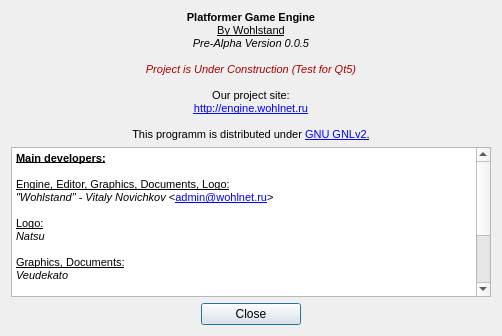
<?xml version="1.0" encoding="UTF-8"?>
<ui version="4.0">
 <class>aboutDialog</class>
 <widget class="QDialog" name="aboutDialog">
  <property name="windowModality">
   <enum>Qt::ApplicationModal</enum>
  </property>
  <property name="geometry">
   <rect>
    <x>0</x>
    <y>0</y>
    <width>500</width>
    <height>402</height>
   </rect>
  </property>
  <property name="sizePolicy">
   <sizepolicy hsizetype="Fixed" vsizetype="Fixed">
    <horstretch>0</horstretch>
    <verstretch>0</verstretch>
   </sizepolicy>
  </property>
  <property name="minimumSize">
   <size>
    <width>401</width>
    <height>0</height>
   </size>
  </property>
  <property name="baseSize">
   <size>
    <width>500</width>
    <height>200</height>
   </size>
  </property>
  <property name="font">
   <font>
    <family>Liberation Sans</family>
   </font>
  </property>
  <property name="contextMenuPolicy">
   <enum>Qt::NoContextMenu</enum>
  </property>
  <property name="windowTitle">
   <string>About</string>
  </property>
  <property name="windowIcon">
   <iconset resource="editor.qrc">
    <normaloff>:/images/mushroom16.png</normaloff>:/images/mushroom16.png</iconset>
  </property>
  <property name="autoFillBackground">
   <bool>true</bool>
  </property>
  <property name="styleSheet">
   <string notr="true"/>
  </property>
  <property name="locale">
   <locale language="English" country="UnitedStates"/>
  </property>
  <property name="modal">
   <bool>true</bool>
  </property>
  <layout class="QGridLayout" name="gridLayout">
   <property name="sizeConstraint">
    <enum>QLayout::SetFixedSize</enum>
   </property>
   <item row="0" column="0" colspan="3">
    <widget class="QLabel" name="label">
     <property name="minimumSize">
      <size>
       <width>0</width>
       <height>0</height>
      </size>
     </property>
     <property name="styleSheet">
      <string notr="true">background-color: rgba(255, 255, 255, 0);</string>
     </property>
     <property name="locale">
      <locale language="English" country="UnitedStates"/>
     </property>
     <property name="text">
      <string>&lt;!DOCTYPE HTML PUBLIC &quot;-//W3C//DTD HTML 4.0//EN&quot; &quot;http://www.w3.org/TR/REC-html40/strict.dtd&quot;&gt;
&lt;html&gt;&lt;head&gt;&lt;meta name=&quot;qrichtext&quot; content=&quot;1&quot; /&gt;&lt;style type=&quot;text/css&quot;&gt;
p, li { white-space: pre-wrap; }
&lt;/style&gt;&lt;/head&gt;&lt;body style=&quot; font-family:'Liberation Sans'; font-size:8pt; font-weight:400; font-style:normal;&quot;&gt;
&lt;p align=&quot;center&quot; style=&quot; margin-top:0px; margin-bottom:0px; margin-left:0px; margin-right:0px; -qt-block-indent:0; text-indent:0px;&quot;&gt;&lt;img src=&quot;:/images/mushroom.png&quot; /&gt;&lt;/p&gt;
&lt;p align=&quot;center&quot; style=&quot; margin-top:0px; margin-bottom:0px; margin-left:0px; margin-right:0px; -qt-block-indent:0; text-indent:0px;&quot;&gt;&lt;span style=&quot; font-family:'MS Shell Dlg 2'; font-weight:600;&quot;&gt;Platformer Game Engine&lt;/span&gt;&lt;/p&gt;
&lt;p align=&quot;center&quot; style=&quot; margin-top:0px; margin-bottom:0px; margin-left:0px; margin-right:0px; -qt-block-indent:0; text-indent:0px;&quot;&gt;&lt;span style=&quot; font-family:'MS Shell Dlg 2'; text-decoration: underline;&quot;&gt;By Wohlstand&lt;/span&gt;&lt;span style=&quot; font-family:'MS Shell Dlg 2'; font-weight:600;&quot;&gt;&lt;br /&gt;&lt;/span&gt;&lt;span style=&quot; font-family:'MS Shell Dlg 2'; font-style:italic;&quot;&gt;Pre-Alpha Version 0.0.5&lt;/span&gt;&lt;/p&gt;
&lt;p align=&quot;center&quot; style=&quot;-qt-paragraph-type:empty; margin-top:0px; margin-bottom:0px; margin-left:0px; margin-right:0px; -qt-block-indent:0; text-indent:0px; font-family:'MS Shell Dlg 2'; font-style:italic;&quot;&gt;&lt;br /&gt;&lt;/p&gt;
&lt;p align=&quot;center&quot; style=&quot; margin-top:0px; margin-bottom:0px; margin-left:0px; margin-right:0px; -qt-block-indent:0; text-indent:0px;&quot;&gt;&lt;span style=&quot; font-family:'MS Shell Dlg 2'; font-style:italic; color:#aa0000;&quot;&gt;Project is Under Construction (Test for Qt5)&lt;/span&gt;&lt;span style=&quot; font-family:'MS Shell Dlg 2';&quot;&gt;&lt;br /&gt;&lt;/span&gt;&lt;/p&gt;
&lt;p align=&quot;center&quot; style=&quot; margin-top:0px; margin-bottom:0px; margin-left:0px; margin-right:0px; -qt-block-indent:0; text-indent:0px;&quot;&gt;&lt;span style=&quot; font-family:'MS Shell Dlg 2';&quot;&gt;Our project site:&lt;/span&gt;&lt;/p&gt;
&lt;p align=&quot;center&quot; style=&quot; margin-top:0px; margin-bottom:0px; margin-left:0px; margin-right:0px; -qt-block-indent:0; text-indent:0px;&quot;&gt;&lt;a href=&quot;http://engine.wohlnet.ru&quot;&gt;&lt;span style=&quot; text-decoration: underline; color:#0000ff;&quot;&gt;http://engine.wohlnet.ru&lt;/span&gt;&lt;/a&gt;&lt;/p&gt;
&lt;p align=&quot;center&quot; style=&quot;-qt-paragraph-type:empty; margin-top:0px; margin-bottom:0px; margin-left:0px; margin-right:0px; -qt-block-indent:0; text-indent:0px; text-decoration: underline; color:#0000ff;&quot;&gt;&lt;br /&gt;&lt;/p&gt;
&lt;p align=&quot;center&quot; style=&quot; margin-top:0px; margin-bottom:0px; margin-left:0px; margin-right:0px; -qt-block-indent:0; text-indent:0px;&quot;&gt;This programm is distributed under &lt;a href=&quot;http://www.gnu.org/licenses/gpl-2.0.html&quot;&gt;&lt;span style=&quot; text-decoration: underline; color:#0000ff;&quot;&gt;GNU GNLv2&lt;/span&gt;&lt;/a&gt;&lt;span style=&quot; text-decoration: underline;&quot;&gt;.&lt;/span&gt;&lt;/p&gt;&lt;/body&gt;&lt;/html&gt;</string>
     </property>
     <property name="alignment">
      <set>Qt::AlignLeading|Qt::AlignLeft|Qt::AlignTop</set>
     </property>
     <property name="openExternalLinks">
      <bool>true</bool>
     </property>
     <property name="textInteractionFlags">
      <set>Qt::LinksAccessibleByMouse|Qt::TextSelectableByMouse</set>
     </property>
    </widget>
   </item>
   <item row="1" column="0" colspan="3">
    <widget class="QTextEdit" name="textEdit">
     <property name="minimumSize">
      <size>
       <width>480</width>
       <height>150</height>
      </size>
     </property>
     <property name="maximumSize">
      <size>
       <width>16777215</width>
       <height>150</height>
      </size>
     </property>
     <property name="verticalScrollBarPolicy">
      <enum>Qt::ScrollBarAlwaysOn</enum>
     </property>
     <property name="horizontalScrollBarPolicy">
      <enum>Qt::ScrollBarAlwaysOff</enum>
     </property>
     <property name="html">
      <string>&lt;!DOCTYPE HTML PUBLIC &quot;-//W3C//DTD HTML 4.0//EN&quot; &quot;http://www.w3.org/TR/REC-html40/strict.dtd&quot;&gt;
&lt;html&gt;&lt;head&gt;&lt;meta name=&quot;qrichtext&quot; content=&quot;1&quot; /&gt;&lt;style type=&quot;text/css&quot;&gt;
p, li { white-space: pre-wrap; }
&lt;/style&gt;&lt;/head&gt;&lt;body style=&quot; font-family:'Liberation Sans'; font-size:8.25pt; font-weight:400; font-style:normal;&quot;&gt;
&lt;p style=&quot; margin-top:0px; margin-bottom:0px; margin-left:0px; margin-right:0px; -qt-block-indent:0; text-indent:0px;&quot;&gt;&lt;span style=&quot; font-family:'MS Shell Dlg 2'; font-size:8pt; font-weight:600; text-decoration: underline;&quot;&gt;Main developers:&lt;br /&gt;&lt;/span&gt;&lt;/p&gt;
&lt;p style=&quot; margin-top:0px; margin-bottom:0px; margin-left:0px; margin-right:0px; -qt-block-indent:0; text-indent:0px;&quot;&gt;&lt;span style=&quot; font-family:'MS Shell Dlg 2'; font-size:8pt; text-decoration: underline;&quot;&gt;Engine, Editor, Graphics, Documents, Logo:&lt;/span&gt;&lt;/p&gt;
&lt;p style=&quot; margin-top:0px; margin-bottom:0px; margin-left:0px; margin-right:0px; -qt-block-indent:0; text-indent:0px;&quot;&gt;&lt;span style=&quot; font-family:'MS Shell Dlg 2'; font-size:8pt; font-style:italic;&quot;&gt;&amp;quot;Wohlstand&amp;quot; - Vitaly Novichkov&lt;/span&gt;&lt;span style=&quot; font-family:'MS Shell Dlg 2'; font-size:8pt;&quot;&gt; &amp;lt;&lt;/span&gt;&lt;a href=&quot;mailto:admin@wohlnet.ru&quot;&gt;&lt;span style=&quot; font-family:'MS Shell Dlg 2'; font-size:8pt; text-decoration: underline; color:#0000ff;&quot;&gt;admin@wohlnet.ru&lt;/span&gt;&lt;/a&gt;&lt;span style=&quot; font-family:'MS Shell Dlg 2'; font-size:8pt;&quot;&gt;&amp;gt;&lt;br /&gt;&lt;/span&gt;&lt;/p&gt;
&lt;p style=&quot; margin-top:0px; margin-bottom:0px; margin-left:0px; margin-right:0px; -qt-block-indent:0; text-indent:0px;&quot;&gt;&lt;span style=&quot; font-family:'MS Shell Dlg 2'; font-size:8pt; text-decoration: underline;&quot;&gt;Logo:&lt;/span&gt;&lt;/p&gt;
&lt;p style=&quot; margin-top:0px; margin-bottom:0px; margin-left:0px; margin-right:0px; -qt-block-indent:0; text-indent:0px;&quot;&gt;&lt;span style=&quot; font-family:'MS Shell Dlg 2'; font-size:8pt; font-style:italic;&quot;&gt;Natsu&lt;br /&gt;&lt;/span&gt;&lt;/p&gt;
&lt;p style=&quot; margin-top:0px; margin-bottom:0px; margin-left:0px; margin-right:0px; -qt-block-indent:0; text-indent:0px;&quot;&gt;&lt;span style=&quot; font-family:'MS Shell Dlg 2'; font-size:8pt; text-decoration: underline;&quot;&gt;Graphics, Documents:&lt;/span&gt;&lt;/p&gt;
&lt;p style=&quot; margin-top:0px; margin-bottom:0px; margin-left:0px; margin-right:0px; -qt-block-indent:0; text-indent:0px;&quot;&gt;&lt;span style=&quot; font-family:'MS Shell Dlg 2'; font-size:8pt; font-style:italic;&quot;&gt;Veudekato&lt;/span&gt;&lt;/p&gt;
&lt;p style=&quot;-qt-paragraph-type:empty; margin-top:0px; margin-bottom:0px; margin-left:0px; margin-right:0px; -qt-block-indent:0; text-indent:0px; font-family:'MS Shell Dlg 2'; font-size:8pt; font-style:italic;&quot;&gt;&lt;br /&gt;&lt;/p&gt;
&lt;p style=&quot; margin-top:0px; margin-bottom:0px; margin-left:0px; margin-right:0px; -qt-block-indent:0; text-indent:0px;&quot;&gt;&lt;span style=&quot; font-family:'MS Shell Dlg 2'; font-size:8pt; font-style:italic; text-decoration: underline;&quot;&gt;MacOS Test, Debug:&lt;/span&gt;&lt;/p&gt;
&lt;p style=&quot; margin-top:0px; margin-bottom:0px; margin-left:0px; margin-right:0px; -qt-block-indent:0; text-indent:0px;&quot;&gt;&lt;span style=&quot; font-family:'MS Shell Dlg 2'; font-size:8pt; font-style:italic;&quot;&gt;&amp;quot;CaptainSwag101&amp;quot;  - James Pelster&lt;br /&gt;&lt;/span&gt;&lt;/p&gt;
&lt;p style=&quot; margin-top:0px; margin-bottom:0px; margin-left:0px; margin-right:0px; -qt-block-indent:0; text-indent:0px;&quot;&gt;&lt;span style=&quot; font-family:'MS Shell Dlg 2'; font-size:8pt; font-weight:600; text-decoration: underline;&quot;&gt;Big thanks to:&lt;/span&gt;&lt;/p&gt;
&lt;p style=&quot; margin-top:0px; margin-bottom:0px; margin-left:0px; margin-right:0px; -qt-block-indent:0; text-indent:0px;&quot;&gt;&lt;span style=&quot; font-family:'MS Shell Dlg 2'; font-size:8pt; font-weight:600; text-decoration: underline;&quot;&gt;&lt;br /&gt;&lt;/span&gt;&lt;span style=&quot; font-family:'MS Shell Dlg 2'; font-size:8pt; font-style:italic;&quot;&gt;h2643&lt;/span&gt;&lt;/p&gt;
&lt;p style=&quot; margin-top:0px; margin-bottom:0px; margin-left:0px; margin-right:0px; -qt-block-indent:0; text-indent:0px;&quot;&gt;&lt;span style=&quot; font-family:'MS Shell Dlg 2'; font-size:8pt; font-style:italic;&quot;&gt;FanofSMBX&lt;/span&gt;&lt;/p&gt;&lt;/body&gt;&lt;/html&gt;</string>
     </property>
     <property name="textInteractionFlags">
      <set>Qt::LinksAccessibleByKeyboard|Qt::LinksAccessibleByMouse|Qt::TextBrowserInteraction|Qt::TextSelectableByKeyboard|Qt::TextSelectableByMouse</set>
     </property>
    </widget>
   </item>
   <item row="2" column="1">
    <widget class="QPushButton" name="pushButton">
     <property name="sizePolicy">
      <sizepolicy hsizetype="Minimum" vsizetype="Fixed">
       <horstretch>0</horstretch>
       <verstretch>0</verstretch>
      </sizepolicy>
     </property>
     <property name="minimumSize">
      <size>
       <width>100</width>
       <height>0</height>
      </size>
     </property>
     <property name="text">
      <string>Close</string>
     </property>
     <property name="autoRepeat">
      <bool>true</bool>
     </property>
    </widget>
   </item>
   <item row="2" column="0">
    <spacer name="horizontalSpacer">
     <property name="orientation">
      <enum>Qt::Horizontal</enum>
     </property>
     <property name="sizeHint" stdset="0">
      <size>
       <width>40</width>
       <height>20</height>
      </size>
     </property>
    </spacer>
   </item>
   <item row="2" column="2">
    <spacer name="horizontalSpacer_2">
     <property name="orientation">
      <enum>Qt::Horizontal</enum>
     </property>
     <property name="sizeHint" stdset="0">
      <size>
       <width>40</width>
       <height>20</height>
      </size>
     </property>
    </spacer>
   </item>
  </layout>
  <action name="actionCloseDialog">
   <property name="text">
    <string>CloseDialog</string>
   </property>
   <property name="shortcut">
    <string>Esc</string>
   </property>
  </action>
 </widget>
 <resources>
  <include location="editor.qrc"/>
 </resources>
 <connections/>
</ui>
